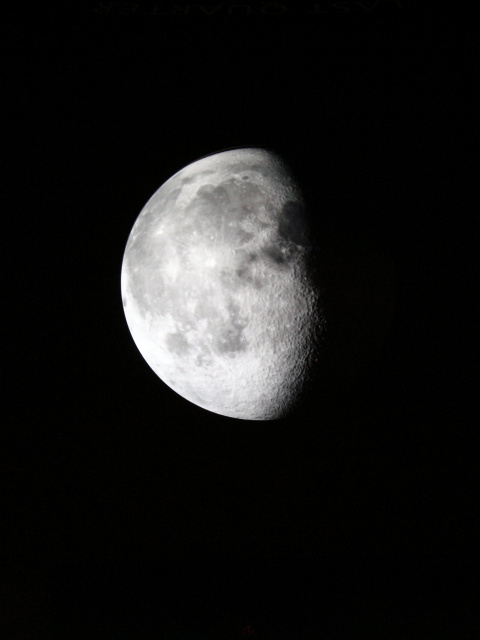
#> input picture notebooks/img/moon.jpg, 480 x 640 px
$ jupyter execute Jupyter_Lab8_Ind.ipynb
#> lines starting #> are read from the running program, lines starting #| are printed output that depends on the picture
# Индивидуальное задание

### Продискретизировать изображение, вывести его на экран.  Проквантовать изображение.

Загрузим и сохраним изображение, затем создадим его копию, над которой будет проводиться дискретизация.

[cell 1]
import cv2
import numpy as np
from matplotlib import pyplot as plt

image = cv2.imread('img/moon.jpg')
#> image is the input picture: shape (640, 480, 3); mean B, G, R 24.3, 24.9, 25.1
plt.imshow(image)
plt.axis("off");
img = image.copy()

Зададим размер шага изображения (количество пикселей в этом изображении будет K*K)

[cell 2]
K = 10

 Получим размер исходного изображения и его тональность, а также запомним отдельно высоту и ширину исходного изображения

[cell 3]
s = img.shape
#> s = (640, 480, 3)
h1, w1 = s[0], s[1]
#> h1 = 640; w1 = 480

Делим высоту на шаг с выделением остатка и вычитаем это из начальной высоты, повторяем для высоты.
Например: (641 - 641 % 10) = 641 - 1 = 640. Это позволяет за указанное кол-во шагов пройти все изображение точно без остатка

[cell 4]
h = (s[0 - s[0] % K])
#> h = 640
w = (s[1] - s[1] % K)
#> w = 480

Пробегаем все изображение по высоте (сверху вниз) с шагом K. В цветном строка len вернет число 3 (так как у цветного параметра -  высота ширина и число каналов rgb), в полутоновом строка вернет число 2 (высота ширина). Функция np.average вычисляет средневзвешанное значение оси (здесь это -средний цвет изображения). Здесь img [y: (y + K), x: (x + K)] - вырезаем фрагмент изображения от текущего значения высоты y до K: (y:(y+K)), то же самое и для ширины x. Повторяем действие вычисления среднего значения цвета от предыдущего значения s (нужно для цветного изображения) и записываем это значение во весь блок изображения img[y:(y + K), x:(x + K)] (красим текущий блок изображения его средним значением).
Если же строка возвращает значение меньше 3 (2 − ширина и высота), значит это полутоновое изображение, находим среднее значение цвета блока и красим его в этот цвет (как в предыдущем шаге)

[cell 5]
for y in range(0, h - 1, K):
    # Для каждого из пикселей - пробегаем все изображение по ширине (слева направо) с шагом K
    for x in range(0, w - 1, K):
        #
        if len(s) > 2:
            #
            s = np.average(img[y: (y + K), x: (x + K)], axis=0)
            img[y:(y + K), x:(x + K)] = np.average(s, axis=0)
            #
        #
        else:
            s = img[y:(y + K), x:(x + K)]
            img[y:(y + K), x:(x + K)] = np.average(s)

Возвращаем размер изображения к размеру исходного изображения. Объединим исходное и дискретизированное изображение в одно окно для сравнения и выведем это окно на экран.

[cell 6]
img = cv2.resize(img, (w1, h1))
res = np.hstack((image, img))
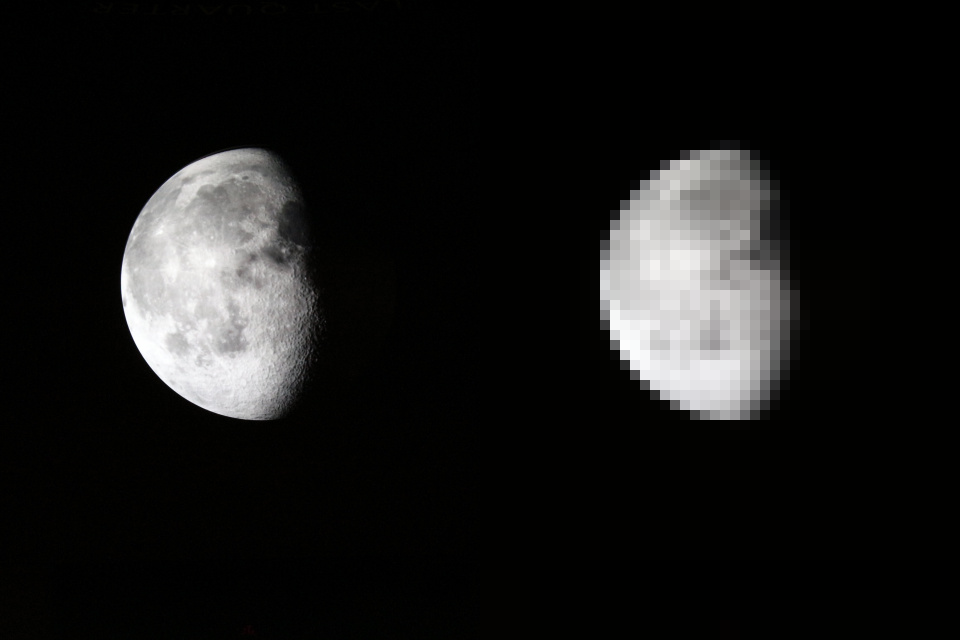
#> res: shape (640, 960, 3); mean B, G, R 24, 24.7, 24.8
plt.imshow(res)
plt.axis("off");
# cv2.imshow("Discretization", res)
# cv2.waitKey(0)
# cv2.destroyAllWindows()

Процесс квантования.

Изменяем размер массива изображения, где (–1,4) – задаем число строк и столбцов, в которые помещаем прежний массив. В данном случае 4 – означает в 4 столбца, а –1 это исключение, означает что мы даем python самому понять во сколько строк это можно уместить

[cell 7]
Z = img.reshape(-1, 3)

Преобразуем массив к float (числа с плавающей точкой)

[cell 8]
Z = np.float32(Z)

Критерии для остановки квантования. Здесь останавливаем квантование, если достигли 10 итераций или если достигли точности в 1.0)

[cell 9]
crt = (cv2.TERM_CRITERIA_EPS + cv2.TERM_CRITERIA_MAX_ITER, 10, 1.0)

Функция квантования

[cell 10]
ret, label, center = cv2.kmeans(Z, K, None, crt, 10, cv2.KMEANS_RANDOM_CENTERS)
#> ret = 20224113.8; center = [[87.61, 87.48, 87.94], [178.1, 179, 180.1], [222, 221.5, 222.1], [50.96, 51.12, 51.44], [129.7, 130.6, 132.2], [26.29, 26.35, 26.65], [0.107, 0.688, 0.648], [11.2, 11.75, 11.9], [3.55, 4.95, 5.14], [0.265, 1.92, 2.17]]

Преобразование матрицы к формату uint8 (от 0 до 255), Сворачиваем массив нескольких матриц в одну, выводим изображение.

[cell 11]
center = np.uint8(center)
#> center = [[87, 87, 87], [178, 178, 180], [222, 221, 222], [50, 51, 51], [129, 130, 132], [26, 26, 26], [0, 0, 0], [11, 11, 11], [3, 4, 5], [0, 1, 2]]
res = center[label.flatten()]
res2 = res.reshape(img.shape)
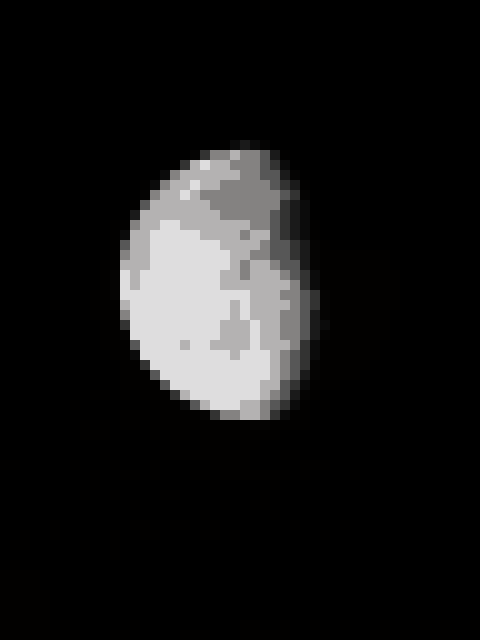
#> res2: shape (640, 480, 3); mean B, G, R 23.6, 23.7, 24
plt.imshow(res2)
plt.axis("off");
# cv2.imshow("Quantization", res2)
# cv2.waitKey(0)
# cv2.destroyAllWindows()
